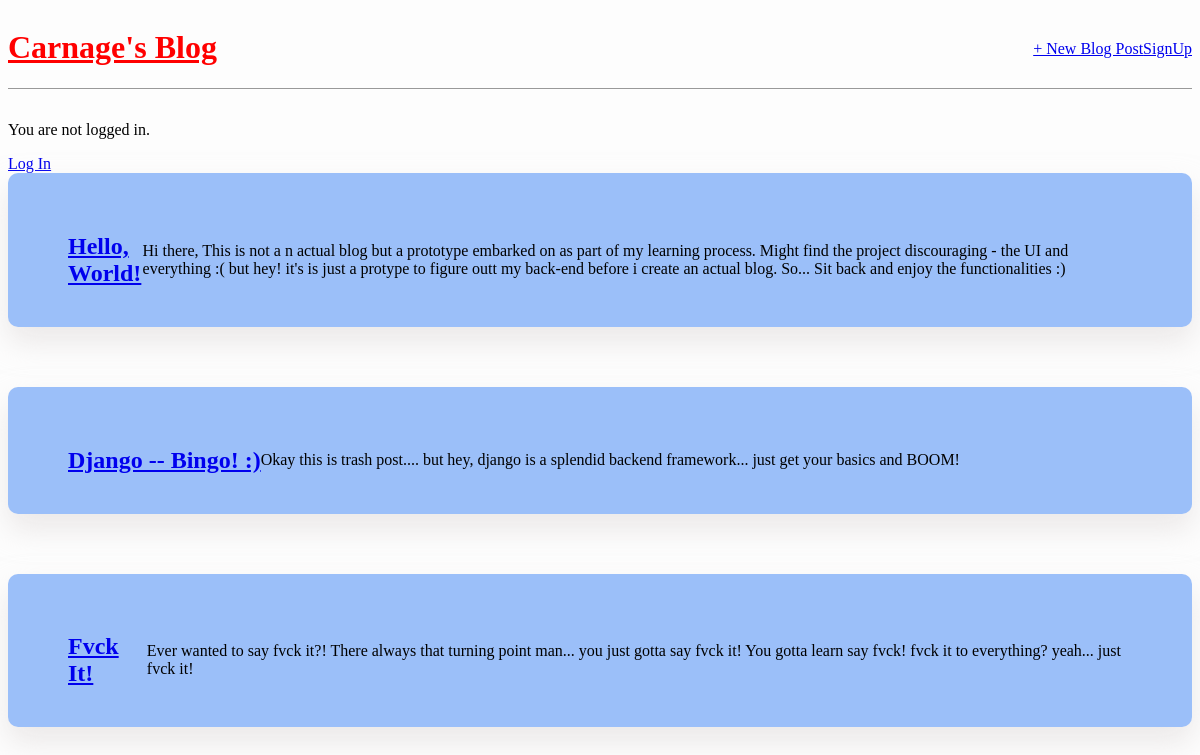
The app's page /, older data.
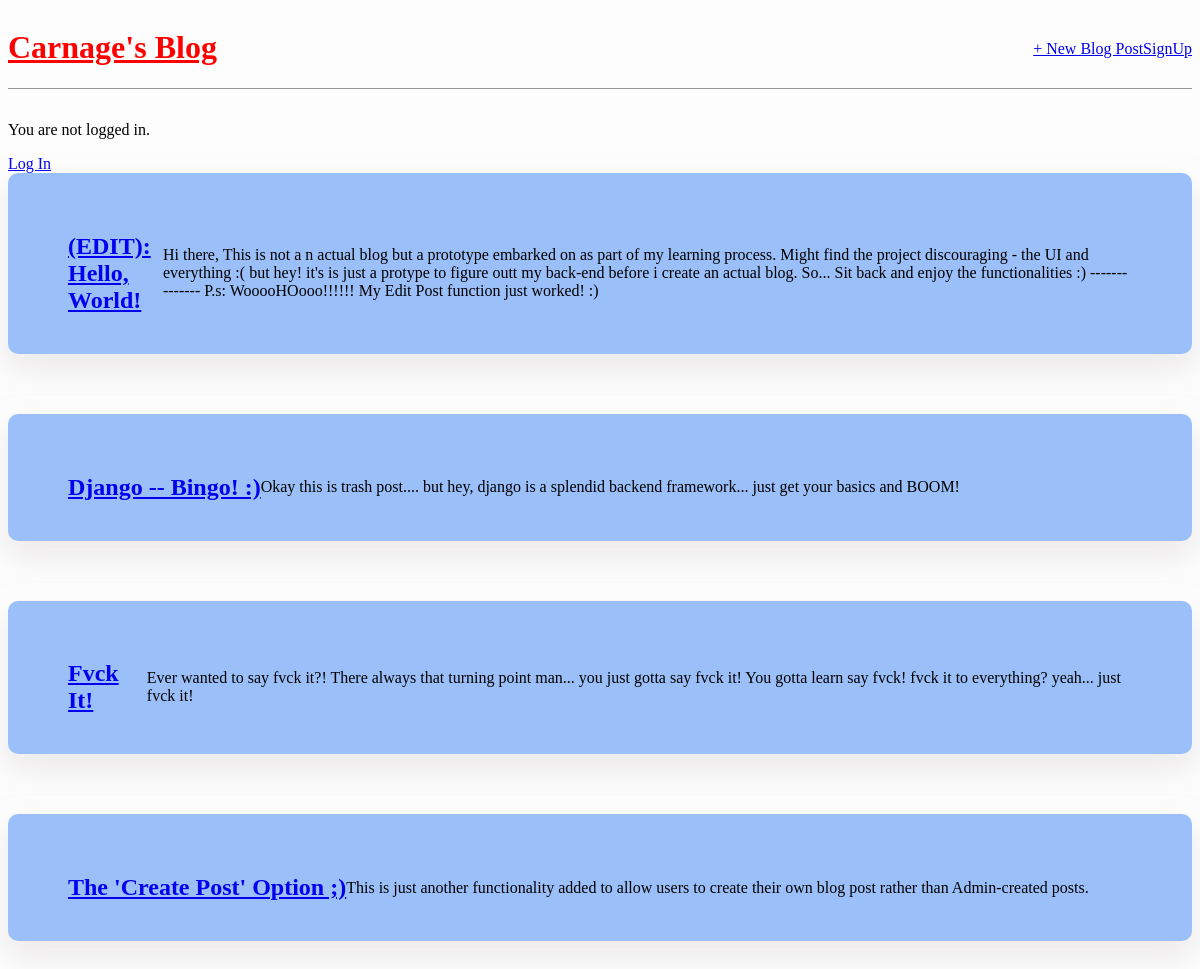
The same page, newer data.
### blog/models.py (models this page shows, shortened)
class Post(models.Model):
    title = models.CharField(max_length=200)
    author = models.ForeignKey(
        'auth.user', on_delete=models.CASCADE,
    )
    body = models.TextField()

### blog/views.py (the view)
# urls.py: path('', BlogListView.as_view(), name='home'),
class BlogListView(ListView):
    model = Post
    template_name = 'home.html'

### templates/home.html
{% extends 'base.html' %}
{% block content %}
    {% for post in object_list %}
    <div class="post-entry">
        <h2><a href="{% url 'post_detail' post.pk %}">{{ post.title }}</a></h2>
        <p>{{ post.body }}</p>
    </div>
    {% endfor %}
{% endblock %}

Row changes from the older to the newer data that the page shows:
changed Post: title "Hello, World!" → "(EDIT): Hello, World!"; body "…enjoy the functionalities :)" → "…enjoy the functionalities :) -------------- P.s: WooooHOooo!!!!!! My Edit Post function just worked! :)"
added Post: title "The 'Create Post' Option ;)", body "This is just another functionality added to allow users to create their own blog post rather than Admin-created posts."
